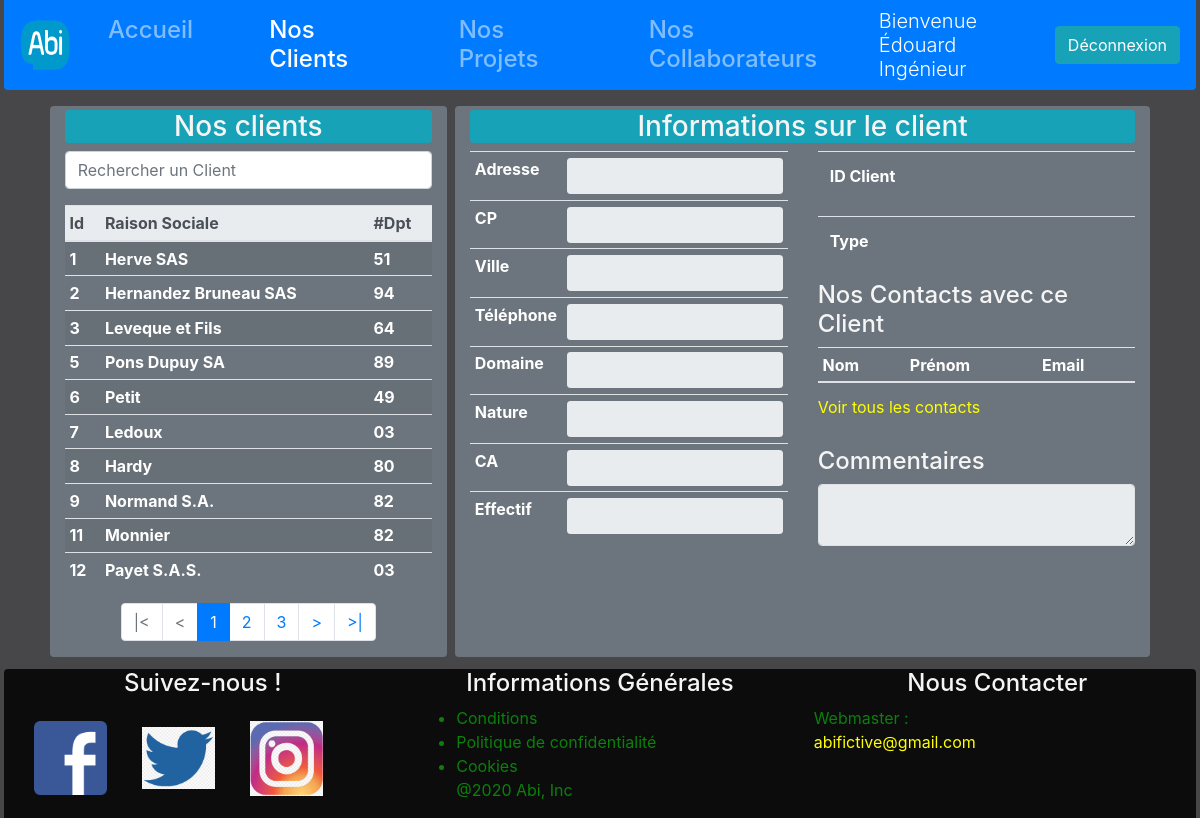
The app's page /customers (signed in), older data.
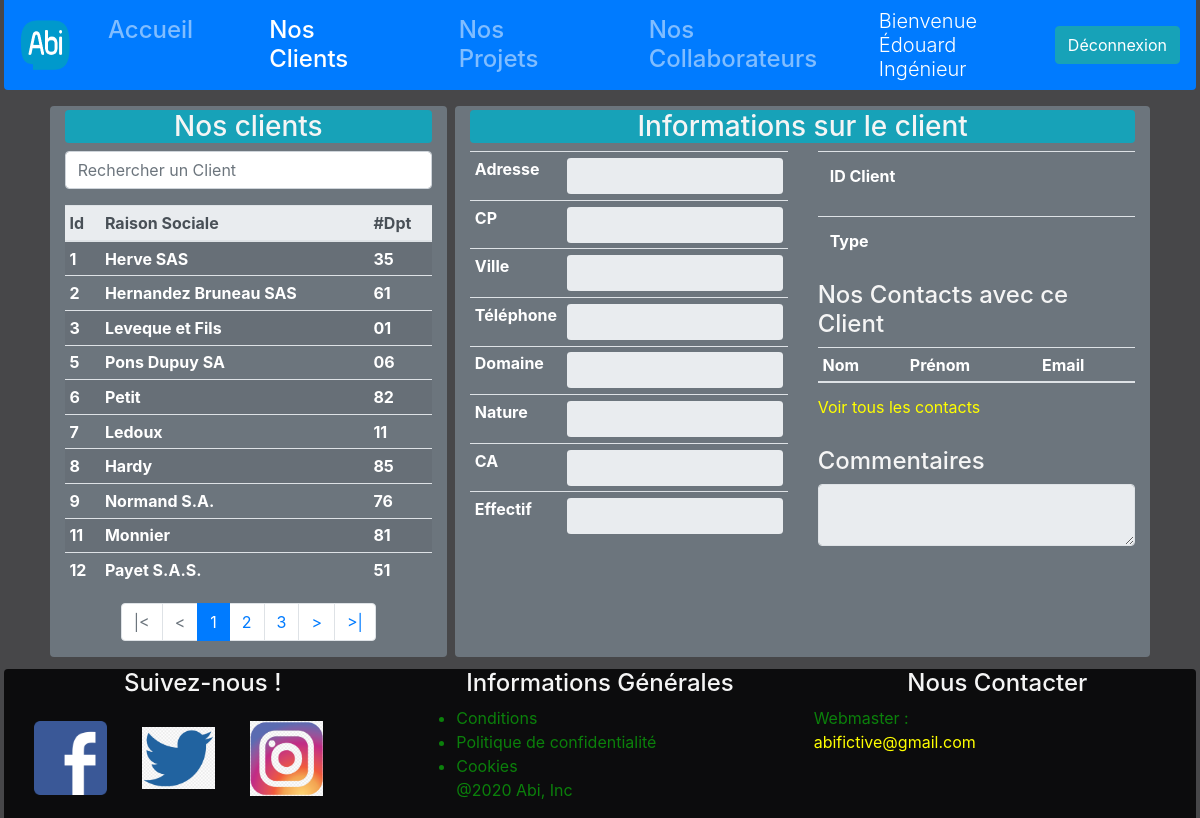
The same page, newer data.
### tables this page shows
CREATE TABLE `customer` (
  `id` int(11) NOT NULL,
  `company_name` varchar(45) NOT NULL,
  `address` varchar(45) DEFAULT NULL,
  `zip` varchar(5) DEFAULT NULL,
  `city` varchar(45) DEFAULT NULL,
  `income` int(11) DEFAULT NULL,
  `workforce` int(11) NOT NULL,
  `phone` varchar(15) DEFAULT NULL,
  `type` enum('Privée','Publique') DEFAULT NULL,
  `nature` enum('Principale','Secondaire','Ancienne') DEFAULT NULL,
  `comment` longtext DEFAULT NULL,
  `activity` varchar(45) DEFAULT NULL
);

### src/Controller/Controller.php (called while the page is built, shortened)
<?php
abstract class Controller
{
    public static function customersController()
    {
        $customerRepository = new CustomerRepository();
        $arraysult = $customerRepository->paginate('company_name');
        if(isset($_GET['search'])) {
            $customers = $customerRepository->searching($_GET['search'],["id"=>"ASC"],$arraysult[0], $arraysult[1], 'company_name');
        }
        else {
            $customers = $customerRepository->findBy([],["id"=>"ASC"],$arraysult[0], $arraysult[1]);
        }
        $currentPage = $arraysult[2];
        $pages = $arraysult[3];
        include '../templates/customers.php';
    }
}

### public/index.php (called while the page is built, shortened)
<?php
$uri = $_SERVER["REQUEST_URI"];
$uri = substr($uri, 1);
$uri = $uri . "Controller";
if($uri ==="Controller"){
    Controller::homeController();
} else if (method_exists('App\Controller\Controller', $uri)) {
    Controller::$uri();
} else {
    Controller::error404Controller();
}

### src/Repository/Repository.php (called while the page is built, shortened)
<?php
abstract class Repository {
    protected PDO $pdo;
    private string $table;
    private string $classname;
    public function __construct(string $classname)
    {
        $this->pdo = new PDO (DbConfig::DSN, DbConfig::USERNAME, DbConfig::PASSWORD);
        $this->classname = $classname;
        $this->table = strtolower($classname);
    }
    public function findBy(array $criteria, array $orderBy = null, int $limit = null, int $offset = null)
    {
        $params = array_values($criteria);
        if (!empty($criteria)) {
            $criteria = " WHERE " . join(" AND ", array_map(fn($key) => "$key = ?", array_keys($criteria)));
        } else {
            $criteria = null;
        }
        if ($orderBy) $orderBy = " ORDER BY " . join(", ", array_map(fn($key, $value) => "$key $value", array_keys($orderBy), array_values($orderBy)));
        if ($limit) $limit = " LIMIT $limit";
        $sql = "SELECT * FROM $this->table $criteria $orderBy $limit $offset";
        $query = $this->pdo->prepare($sql);
        $query->execute($params);
        return $query->fetchAll(PDO::FETCH_CLASS, "App\Entity\\$this->classname");
    }
    public function paginate($column) {
        if(isset($_GET['page']) && !empty($_GET['page'])){
            $currentPage = (int) strip_tags($_GET['page']);
          }else{
            $currentPage = 1;
          }
          if(isset($_GET['search']) && !empty($_GET['search'])){
            $search = "WHERE $column LIKE '{$_GET['search']}%'";
          }else{
            $search = null;
          }
        $sql = "SELECT COUNT(*) AS nb_rows FROM $this->table $search";
        $query = $this->pdo->prepare($sql);
        $query->execute();
        $result = $query->fetch();
        $nbRows = $result['nb_rows'];
        $nbPerPage = 10;
        $pages = ceil($nbRows/$nbPerPage);
        $first = ($currentPage * $nbPerPage) - $nbPerPage;
        if ($first<1) {
            $first = null;
        }
        return [$nbPerPage, $first, $currentPage, $pages];
    }
}

### src/Entity/Customer.php (called while the page is built, shortened)
<?php
class Customer
{
    private int $id;
    private string $company_name;
    private string $zip;
    public function getId()
    {
        return $this->id;
    }
    public function getCompanyName()
    {
        return $this->company_name;
    }
    public function getZip()
    {
        return $this->zip;
    }
}

### templates/customers.php (the view, shortened to what this page needs)
<?php require_once 'skeleton/header.php' ?>
<div class="d-flex flex-column">
  <div class="justify-content-center row m-1 mb-2 ">
    <div class="bg-secondary col-md-4 col-12 rounded m-1 ">
      <h3 class="bg-info mt-1 rounded text-center ">
        Nos clients
      </h3>
      <div class="col-12">
        <form action="#" method="GET" id="search_clients">
          <div class="row mt-2 mb-2">
            <div class=<?=($_SESSION['role'] === 'Commercial' || $_SESSION['role'] === 'RC') ? "col-md-6" : "col-12" ?>>
              <div class="row">
                <input class="form-control" type="text" placeholder="Rechercher un Client" name="search" autofocus>
              </div>
            </div>
        </form>
        <div class="col-md-6">
        </div>
      </div>
    </div>
    <table class="table table-sm table-striped table-hover bg-secondary">
      <thead class="thead-light">
        <tr>
          <th>Id</th>
          <th>Raison Sociale</th>
          <th>#Dpt</th>
        </tr>
      </thead>
      <tbody id="clientsListe" role="button" class="text-white ">
        <?php foreach ($customers as $customer) : ?>
          <tr onclick="select_customer(<?= $customer->getId() ?>)">
            <th><?= $customer->getId() ?></th>
            <th><?= $customer->getCompanyName() ?></th>
            <th><?= substr($customer->getZip(), 3) ?></th>
          </tr>
        <?php endforeach ?>
      </tbody>
    </table>
    <nav class=>
      <ul class="pagination justify-content-center">
 <li class="page-item <?= ($currentPage == 1) ? "disabled" : "" ?>">
            <a href="/customers?page=<?= 1 . "&search" . $_GET['search'] ?>" class="page-link"> |< </a>
          </li>
        <li class="page-item <?= ($currentPage == 1) ? "disabled" : "" ?>">
          <a href="/customers?page=<?= ($currentPage - 1) . "&search=" . $_GET['search'] ?>" class="page-link"> < </a>
         </li>
        <?php for ($page = ($currentPage-2);$page < $currentPage+3; $page++) : ?>
          <?php if ($page>0 && $page <= $pages) : ?>
        <li class="page-item <?= ($currentPage == $page) ? "active" : "" ?>">
          <a href="/customers?page=<?= $page . "&search=" . $_GET['search'] ?>" class="page-link"><?= $page ?></a>
        </li>
        <?php endif ?>
      <?php endfor ?>
      <li class="page-item <?= ($currentPage == $pages) ? "disabled" : "" ?>">
        <a href="/customers?page=<?= ($currentPage + 1) . "&search=" . $_GET['search'] ?>" class="page-link"> > </a>
        <li class="page-item <?= ($currentPage == $pages) ? "disabled" : "" ?>">
          <a href="/customers?page=<?= $pages . "&search" . $_GET['search'] ?>" class="page-link"> >| </a>
      </li>
      </ul>
    </nav>
  </div>
  <div class="bg-secondary col-md-7 col-12 rounded m-1">
    <h3 class="bg-info mt-1 rounded text-center" id="clientName">
      Informations sur le client
    </h3>
    <div class="row">
      <div class="col-md-6 col-12">
        <form action="#">
          <table class="table text-white table-sm">
            <tbody>
              <tr class="text-white">
                <th scope="row">Adresse</th>
                <td><input type="text" class="form-control-plaintext form-control editableClient" value="" name="adresse" id="clientAdresse" disabled> </td>
              </tr>
              <tr>
                <th scope="row">CP</th>
                <td><input type="text" class="form-control-plaintext form-control editableClient" value="" name="codePostal" id="clientCp" disabled> </td>
              </tr>
              <tr>
                <th scope="row">Ville</th>
                <td><input type="text" class="form-control-plaintext form-control editableClient" value="" name="ville" id="clientVille" disabled> </td>
              </tr>
              <tr>
                <th scope="row">Téléphone</th>
                <td><input type="text" class="form-control-plaintext form-control editableClient" value="" name="telephone" id="clientTelephone" disabled></td>
              </tr>
              <tr>
                <th scope="row">Domaine</th>
                <td><input type="text" class="form-control-plaintext form-control editableClient" value="" data-toggle="tooltip" name="domaine" id="clientDomaine" disabled></td>
              </tr>
              <tr>
                <th scope="row">Nature</th>
                <td><input type="text" class="form-control-plaintext form-control editableClient" value="" name="nature" id="clientNature" disabled></td>
              </tr>
              <tr>
                <th scope="row">CA</th>
                <td><input type="text" class="form-control-plaintext form-control editableClient" value="" name="ca" id="clientCa" disabled></td>
              </tr>
              <tr>
                <th scope="row">Effectif</th>
                <td><input type="text" class="form-control-plaintext form-control editableClient" value="" name="effectif" id="clientEffectif" disabled></td>
              </tr>
            </tbody>
          </table>
        </form>
      </div>
      <div class="col-md-6 col-12">
        <table class="table text-white">
          <tbody>
            <tr>
              <th scope="row">ID Client</th>
              <td id="clientId"></td>
            </tr>
        </table>
        <table class="table text-white">
          <tbody>
            <tr>
              <th scope="row">Type</th>
              <td id="clientType"></td>
            </tr>
          </tbody>
        </table>
        <h4>Nos Contacts avec ce Client</h4>
        <table class="table table-sm table-striped">
          <caption class="text-info"><a href="/contacts">Voir tous les contacts</a></caption>
          <thead class="text-white">
            <tr>
              <th scope="col">Nom</th>
              <th scope="col">Prénom</th>
              <th scope="col">Email</th>
            </tr>
          </thead>
        </table>
        <h4>Commentaires</h4>
        <textarea type="text" class="form-control-plaintext form-control editableClient border px-2" value="" name="commentaire" id="clientCommentaire" disabled></textarea>
      </div>
    </div>
  </div>
</div>
<?php require_once 'skeleton/footer.php' ?>

### templates/skeleton/header.php (shortened to what this page needs)
<?php if(isset($_SESSION['login'])) : ?>
<!DOCTYPE html>
<html lang="en">
<head>
    <link rel="stylesheet" href="assets/css/bootstrap.min.css">
    <link rel="stylesheet" href="assets/css/abi_style.css">
</head>
<body>
    <nav class="vipNav rounded-bottom mx-1 navbar navbar-expand-lg navbar-dark bg-primary h4">
        <a href="/">
            <img src="assets/image/logo_abi.png" alt="Logo Abi" class="logo">
        </a>
        <div class="collapse navbar-collapse mr-auto" id="navbarCollapse">
            <ul class="navbar-nav">
            <li <?php if($_SERVER['REQUEST_URI']=="/") { ?>  class="active" <?php }  ?> class="nav-item ">
                    <a class="nav-link" href="/">Accueil </a>
                </li>
                <li <?php if($_SERVER['REQUEST_URI']=="/customers") { ?>  class="active" <?php }  ?>class="nav-item" >
                    <a class="nav-link " href="/customers">Nos Clients</a>
                </li>
                <li <?php if($_SERVER['REQUEST_URI']=="/projects") { ?>  class="active" <?php }  ?>class="nav-item">
                    <a class="nav-link" href="/projects">Nos Projets</a>
                </li>
                <li <?php if($_SERVER['REQUEST_URI']=="/employees") { ?>  class="active" <?php }  ?>class="nav-item">
                    <a class="nav-link " href="/employees">Nos Collaborateurs</a>
                </li>
            </ul>
        </div>
        <div class="lead text-white mr-2">
            Bienvenue <?= $_SESSION["login"]?> <br>
            <?= $_SESSION["role"]?>
        </div>
        <a href="/disconnect">
            <button class="btn btn-info">Déconnexion</button>
        </a>
    </nav>
<?php endif; ?>

### templates/skeleton/footer.php (shortened to what this page needs)
    <footer class="row rounded-top mx-1">
        <div class="col-md-4 rounded-top mx-auto ">
            <h4 class="text-center">Suivez-nous !</h4>
                <a href="https://www.facebook.com/" target="_blank">
                    <img src="assets/image/logo_fb.png" alt="Logo FB">
                </a>
                <a href="https://twitter.com/" target="_blank">
                    <img src="assets/image/logo_twitter.jpg" alt="Logo Twitter">
                </a>
                <a href="https://www.instagram.com/" target="_blank">
                    <img src="assets/image/logo_instagram.png" alt="Logo Instagram">
                </a>
        </div>
        <div class="col-md-4  mx-auto ">
            <h4 class="text-center">Informations Générales</h4>
            <ul>
                <li>Conditions</li>
                <li>Politique de confidentialité</li>
                <li>Cookies</li>
                @2020 Abi, Inc
            </ul>
        </div>
        <div class="col-md-4  rounded-top mx-auto ">
            <h4 class="text-center">Nous Contacter</h4>
            Webmaster :<br/>
            <a href="/nouscontacter">abifictive@gmail.com</a>
        </div>
    </footer>
</body>
</html>

### public/assets/css/abi_style.css (style rules this page uses)
body { background-color: #474749; }
footer { background-color: #0c0c0d; color: #0b800b; }
.vipNav li { padding-left: 30px; padding-right: 30px; }
footer img { display: inline-block; margin: 15px; width: 20%; }
.logo { width: 50px; height: 50px; }
h3, h4 { color: whitesmoke; }
a, a:hover { color: yellow; }

Row changes from the older to the newer data that the page shows:
changed customer "Herve SAS": zip "51" → "35"
changed customer "Hernandez Bruneau SAS": zip "94" → "61"
changed customer "Leveque et Fils": zip "64" → "01"
changed customer "Pons Dupuy SA": zip "89" → "06"
changed customer "Petit": zip "49" → "82"
changed customer "Ledoux": zip "03" → "11"
changed customer "Hardy": zip "80" → "85"
changed customer "Normand S.A.": zip "82" → "76"
changed customer "Monnier": zip "82" → "81"
changed customer "Payet S.A.S.": zip "03" → "51"
